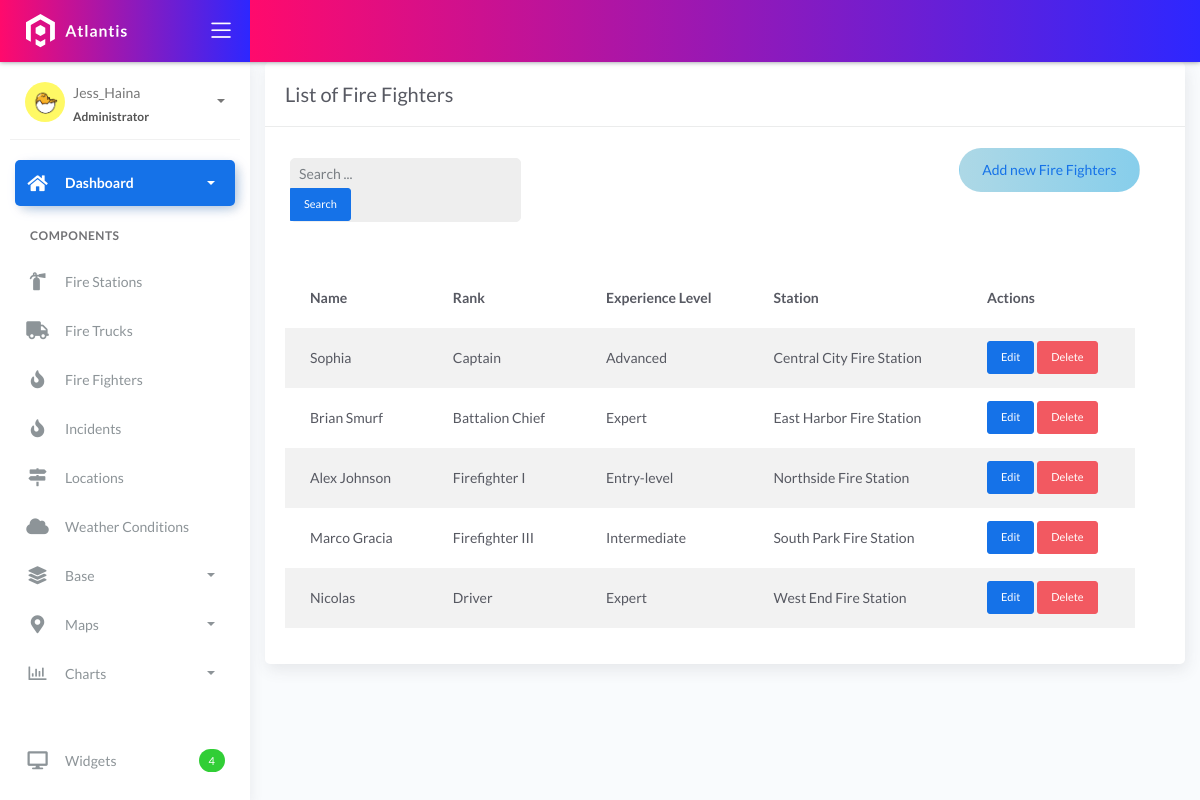
The app's page /firefighters/, older data.
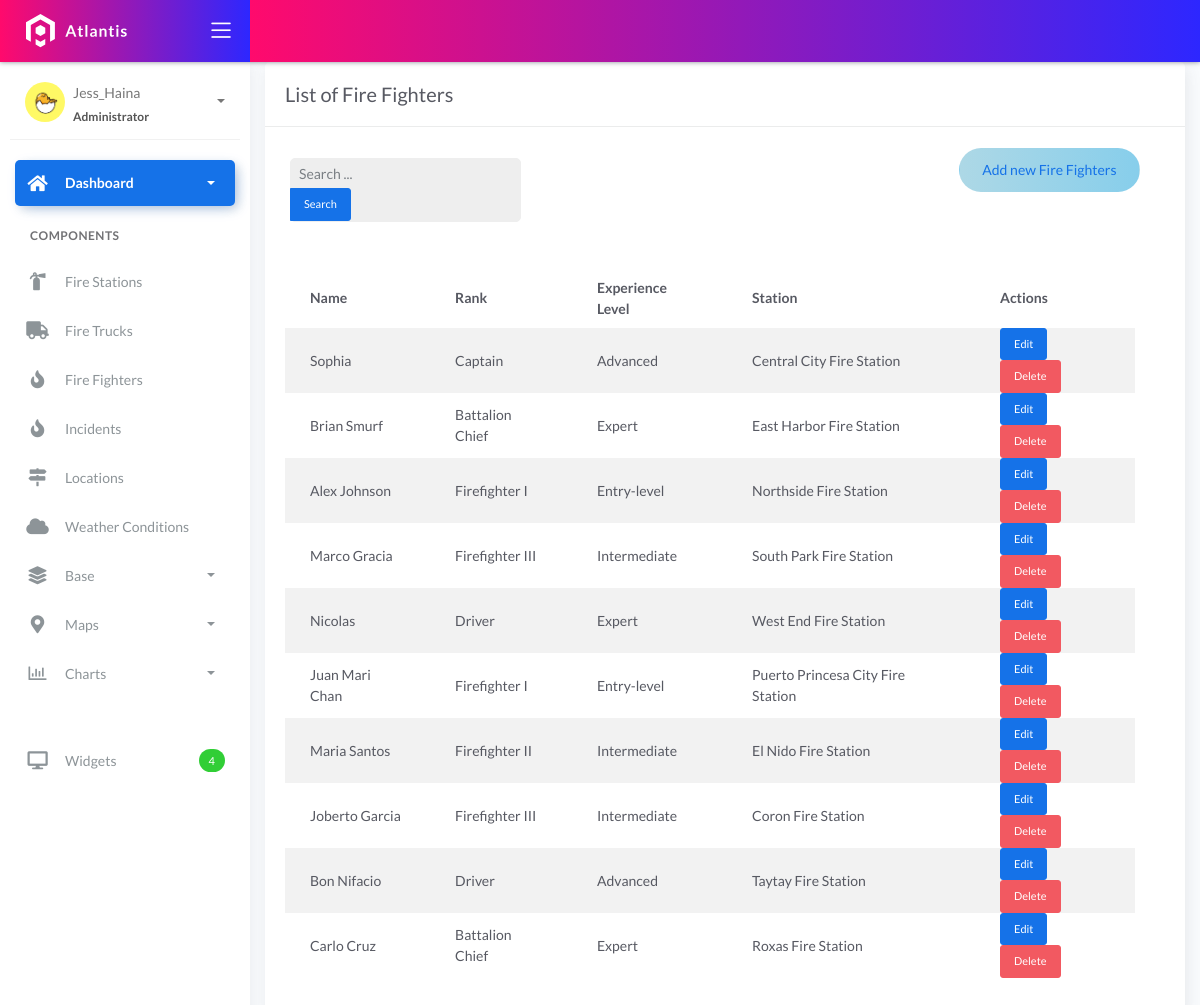
The same page, newer data.
### fire/models.py (models this page shows, shortened)
class BaseModel(models.Model):
    created_at = models.DateTimeField(auto_now_add=True, db_index=True)
    updated_at = models.DateTimeField(auto_now=True)
    class Meta:
        abstract = True

class Firefighters(BaseModel):
    XP_CHOICES = (
        ('Probationary Firefighter', 'Probationary Firefighter'),
        ('Firefighter I', 'Firefighter I'),
        ('Firefighter II', 'Firefighter II'),
        ('Firefighter III', 'Firefighter III'),
        ('Driver', 'Driver'),
        ('Captain', 'Captain'),
        ('Battalion Chief', 'Battalion Chief'),)
    name = models.CharField(max_length=150)
    rank = models.CharField(max_length=150, choices=XP_CHOICES)
    experience_level = models.CharField(max_length=150)
    station = models.ForeignKey(FireStation, on_delete=models.CASCADE)

class FireStation(BaseModel):
    name = models.CharField(max_length=150)
    latitude = models.DecimalField(
        max_digits=22, decimal_places=16, null=True, blank=True)
    longitude = models.DecimalField(
        max_digits=22, decimal_places=16, null=True, blank=True)
    address = models.CharField(max_length=150)
    city = models.CharField(max_length=150)  # can be in separate table
    country = models.CharField(max_length=150)  # can be in separate table

### fire/views.py (the view, shortened to what this page needs)
# urls.py: path('firefighters/', views.FirefightersListView.as_view(), name='firefighter_list'),
class FirefightersListView(ListView):
    model = Firefighters
    form_class = FirefightersForm
    template_name = 'FireFighters_list.html'
    context_object_name = 'firefighter_list'
    paginate_by = 10
    def get_queryset(self):
        query = self.request.GET.get('q')
        return Firefighters.objects.all().order_by('id')

### templates/FireFighters_list.html (shortened to what this page needs)
{% extends 'base.html' %}
{% load static %}
{% block content %}
<div class="content">
  <div class="container-fluid">
     <div class="row">
      <div class="col-md-12">
        <div class="card">
         <div class="card-header">
           <div class="card-title">List of Fire Fighters</div>
        </div>
        <div class="col-md-12 row">
          <div class="col-md-4">
            <form class="navbar-left navbar-form nav-search mr-md-3" action="{% url 'firefighter_list' %}">
              <div class="form-group">
                <div class="input-group">
                  <input type="text" id="search" placeholder="Search ..." class="form-control form-control-sm" name="q" />
                  <div class="input-group-append">
                    <button class="btn btn-sm btn-primary" type="submit">Search</button>
                  </div>
                </div>
              </div>
            </form>
          </div>
        <div class="col-md-2">
         </div>
            <div class="col-md-6">
              <div class="pull-right">
                <a href="{% url 'firefighter_add' %}" class="btn btn-rounded custom-add-btn"
                   style="background: linear-gradient(90deg, #ADD8E6, #87CEEB);">
                   Add new Fire Fighters
                </a>
            </div>
        </div>
        <div class="card-body">
        <table class="table table-striped mt-3">
          <thead>
            <tr>
              <th>Name</th>
              <th>Rank</th>
              <th>Experience Level</th>
              <th>Station</th>
              <th>Actions</th>
          </tr>
      </thead>
      <tbody>
          {% for object in firefighter_list %}
          <tr>
              <td>{{ object.name }}</td>
              <td>{{ object.rank }}</td>
              <td>{{ object.experience_level }}</td>
              <td>{{ object.station.name }}</td>
              <td>
                  <a href="{% url 'firefighter_update' object.pk %}" class="btn btn-sm btn-primary">Edit</a>
                  <a href="{% url 'firefighter_delete' object.pk %}" class="btn btn-sm btn-danger">Delete</a>
              </td>
          </tr>
              {% empty %}
              <tr>
                <td colspan="5" style="text-align: center">
                <p class="text-sm font-weight-bold mb-0">No Records Found.</p>
                </td>
            </tr>
              {% endfor %}
              </tbody>
            </table>
           </div>
          </div>
        </div>
      </div>
    </div>
</div>
{% endblock %}

Row changes from the older to the newer data that the page shows:
added Firefighters: name "Juan Mari Chan", rank "Firefighter I", experience_level "Entry-level", station.name "Puerto Princesa City Fire Station"
added Firefighters: name "Maria Santos", rank "Firefighter II", experience_level "Intermediate", station.name "El Nido Fire Station"
added Firefighters: name "Joberto Garcia", rank "Firefighter III", experience_level "Intermediate", station.name "Coron Fire Station"
added Firefighters: name "Bon Nifacio", rank "Driver", experience_level "Advanced", station.name "Taytay Fire Station"
added Firefighters: name "Carlo Cruz", rank "Battalion Chief", experience_level "Expert", station.name "Roxas Fire Station"
